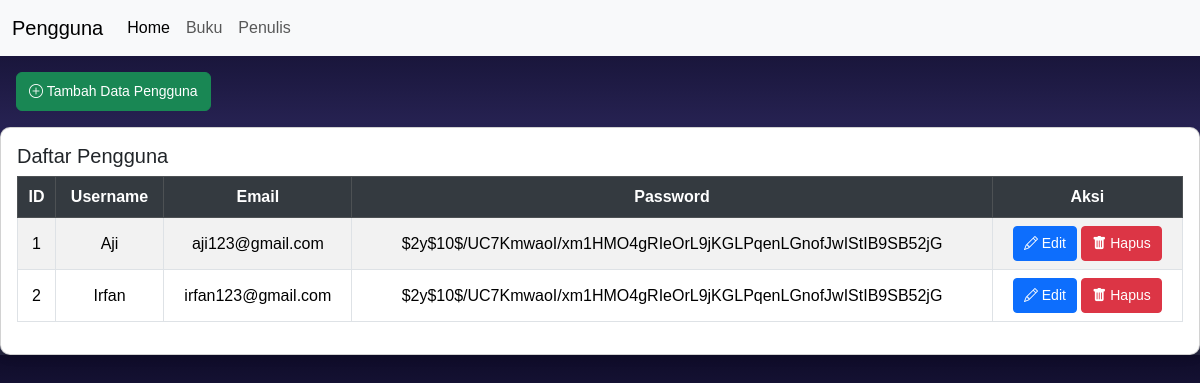
The app's page /tabel_users.php (signed in) with its own data.
### tables this page shows
CREATE TABLE `users` (
  `id` int(11) NOT NULL,
  `username` varchar(255) NOT NULL,
  `email` varchar(255) NOT NULL,
  `password` varchar(255) NOT NULL,
  `active` tinyint(1) NOT NULL DEFAULT 1
);

### tabel_users.php (the view, shortened to what this page needs)
<?php
include "koneksi.php";
$dbh = $koneksi->query("SELECT * FROM users WHERE active IS NOT NULL");
$users = $dbh->fetchAll(PDO::FETCH_ASSOC);
?>
<!DOCTYPE html>
<html lang="en">
<head>
    <link href="https://cdn.jsdelivr.net/npm/bootstrap@5.3.3/dist/css/bootstrap.min.css" rel="stylesheet">
    <link href="https://cdn.jsdelivr.net/npm/bootstrap-icons/font/bootstrap-icons.css" rel="stylesheet">
</head>
<body>
<nav class="navbar navbar-expand-lg bg-body-tertiary">
  <div class="container-fluid">
    <a class="navbar-brand" href="tabel_users.php">Pengguna</a>
    <div class="collapse navbar-collapse" id="navbarNav">
      <ul class="navbar-nav">
        <li class="nav-item">
          <a class="nav-link active" aria-current="page" href="homepage.php">Home</a>
        </li>
        <li class="nav-item">
          <a class="nav-link" href="tabel_buku.php">Buku</a>
        </li>
        <li class="nav-item">
          <a class="nav-link" href="tabel_penulis.php">Penulis</a>
        </li>
      </ul>
    </div>
  </div>
</nav>
<div class="mb-3">
            <a href="input_users.php" class="btn btn-success ms-3 mt-3"><i class="bi bi-plus-circle"></i> Tambah Data Pengguna</a>
        </div>
<div class="card">
            <div class="card-body">
                <h5 class="card-title">Daftar Pengguna</h5>
                <table class="table table-bordered table-striped text-center">
                    <thead class="table-dark">
                        <tr>
                            <th>ID</th>
                            <th>Username</th>
                            <th>Email</th>
                            <th>Password</th>
                            <th>Aksi</th>
                        </tr>
                    </thead>
                    <tbody>
                        <?php $no = 1; ?>
                        <?php foreach ($users as $row): ?>
                            <tr>
                                <td><?= $no; ?></td>
                                <td><?= htmlspecialchars($row['username']); ?></td>
                                <td><?= htmlspecialchars($row['email']); ?></td>
                                <td><?= htmlspecialchars($row['password']); ?></td>
                                <td>
                                    <a href="edit_users.php?id=<?= $row['id']; ?>" class="btn btn-primary btn-sm"><i class="bi bi-pencil"></i> Edit</a>
                                    <a href="delete_users.php?id=<?= $row['id']; ?>" class="btn btn-danger btn-sm" onclick="return confirm('Apakah Anda yakin ingin menghapus data ini?')"><i class="bi bi-trash-fill"></i> Hapus</a>
                                </td>
                            </tr>
                            <?php $no++; ?>
                        <?php endforeach; ?>
                    </tbody>
                </table>
            </div>
        </div>
</body>
</html>

### tabel_users.php (style rules this page uses)
body { background: linear-gradient(to bottom, #0f0c29, #302b63, #24243e); font-family: 'Arial', sans-serif; }
.card { box-shadow: 0 4px 8px rgba(0, 0, 0, 0.1); border-radius: 10px; }
.table th, .table td { vertical-align: middle; }
.table-dark th, .table-dark td { background-color: #343a40; color: #fff; }
.table th { font-weight: bold; }
.btn { padding: 8px 12px; font-size: 14px; }
.btn-sm { padding: 6px 10px; }

### records on screen
users: username "Aji", email "aji123@gmail.com", password "$2y$10$/UC7KmwaoI/xm1HMO4gRIeOrL9jKGLPqenLGnofJwIStIB9SB52jG"
users: username "Irfan", email "irfan123@gmail.com", password "$2y$10$/UC7KmwaoI/xm1HMO4gRIeOrL9jKGLPqenLGnofJwIStIB9SB52jG"
